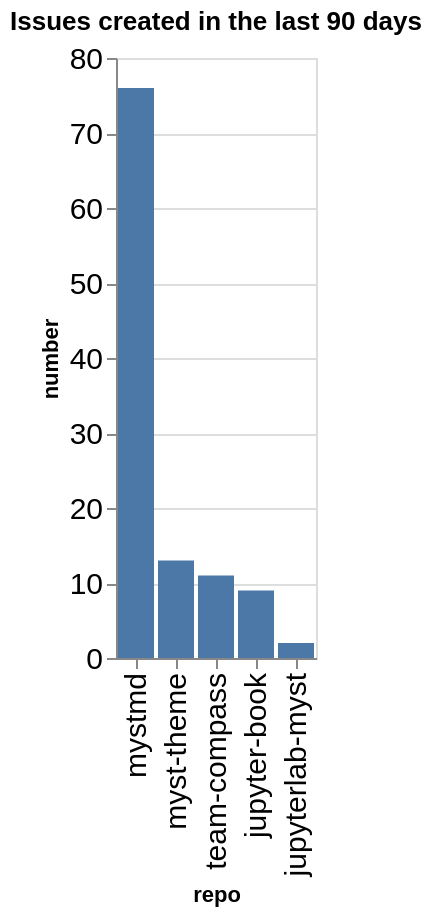

Source (notebook cell):
### Code cell
created_counts = created.groupby(['org', 'repo']).count()['number'].reset_index()
created_counts['org/repo'] = created_counts.apply(lambda a: a['org'] + '/' + a['repo'], axis=1)
sorted_vals = created_counts.sort_values(['org', 'number'], ascending=False)['repo'].values
alt.Chart(data=created_counts, title=f"Issues created in the last {n_days} days").mark_bar().encode(
    x=alt.X('repo', sort=alt.Sort(sorted_vals.tolist())),
    y='number',
)

### Figure 1 — Vega-Lite specification as saved in the notebook (floating-point values rounded to 4 significant figures)
{"config": {"axisLeft": {"labelFontSize": 15}, "axisBottom": {"labelFontSize": 15}}, "data": {"name": "data-4dec70e10c2fb7309c99f37e974373ed"}, "mark": {"type": "bar"}, "encoding": {"x": {"field": "repo", "sort": ["mystmd", "myst-theme", "team-compass", "jupyter-book", "jupyterlab-myst"], "type": "nominal"}, "y": {"field": "number", "type": "quantitative"}}, "title": "Issues created in the last 90 days", "$schema": "https://vega.github.io/schema/vega-lite/v5.20.1.json", "datasets": {"data-4dec70e10c2fb7309c99f37e974373ed": [{"org": "jupyter-book", "repo": "jupyter-book", "number": 9, "org/repo": "jupyter-book/jupyter-book"}, {"org": "jupyter-book", "repo": "jupyterlab-myst", "number": 2, "org/repo": "jupyter-book/jupyterlab-myst"}, {"org": "jupyter-book", "repo": "myst-theme", "number": 13, "org/repo": "jupyter-book/myst-theme"}, {"org": "jupyter-book", "repo": "mystmd", "number": 76, "org/repo": "jupyter-book/mystmd"}, {"org": "jupyter-book", "repo": "team-compass", "number": 11, "org/repo": "jupyter-book/team-compass"}]}}
